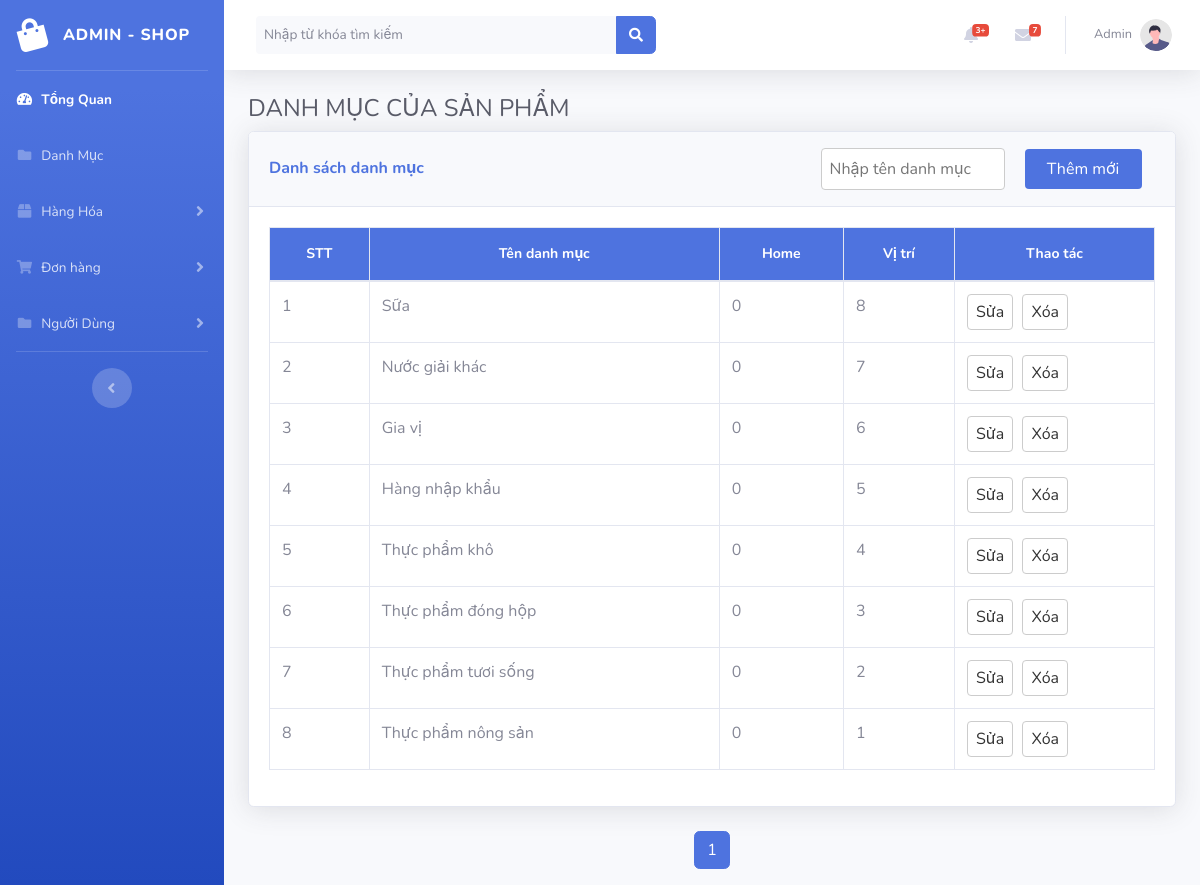
Page /quantri/index.php?act=danhmuc on the committed database.
### tables this page shows
CREATE TABLE `danhmuc` (
  `id` int(4) NOT NULL,
  `tendanhmuc` varchar(50) NOT NULL,
  `home` tinyint(1) DEFAULT 0,
  `stt` tinyint(1) DEFAULT 0
);

### model/pdo.php (called while the page is built, shortened)
<?php
function pdo_get_connection(){
    $dburl = "mysql:host=localhost;dbname=ql_shop_thucpham;charset=utf8";
    $username = 'root';
    $password = '';
    $conn = new PDO($dburl, $username, $password);
    $conn->setAttribute(PDO::ATTR_ERRMODE, PDO::ERRMODE_EXCEPTION);
    return $conn;
}
function pdo_query($sql){
    $sql_args = array_slice(func_get_args(), 1);
    try{
        $conn = pdo_get_connection();
        $stmt = $conn->prepare($sql);
        $stmt->execute($sql_args);
        $rows = $stmt->fetchAll();
        return $rows;
    }
    catch(PDOException $e){
        throw $e;
    }
    finally{
        unset($conn);
    }
}

### model/danhmuc.php (called while the page is built, shortened)
<?php
require_once 'pdo.php';
function get_danhmuc_all_admin($page){
    $soluongdm = 10;
    $batdau = ($page - 1) * $soluongdm;
    $sql = "SELECT * FROM danhmuc";
    $total_category = count(pdo_query("SELECT id FROM danhmuc"));
    $total_pages = ceil($total_category / $soluongdm);
    $sql .= " ORDER BY id DESC";
    $sql .= " LIMIT " .$batdau."," .$soluongdm;
    return array(
        'total_pages' => $total_pages,
        'data' => pdo_query($sql)
    );
}

### quantri/view/danhmuc/listdm.php (the view, shortened to what this page needs)
<div class="container-fluid">
    <h1 class="h4 mb-2 text-gray-800">DANH MỤC CỦA SẢN PHẨM</h1>
    <section>
        <div class="card shadow mb-4">
            <div class="card-header py-3 d-flex flex-row align-items-center justify-content-between">
                <h6 class="m-0 font-weight-bold text-primary">Danh sách danh mục</h6>
                <form class="formAdd_dm" action="index.php?act=adddm" method="post">
                    <input class="addTitle" type="text" name="tendm" placeholder="Nhập tên danh mục">
                    <input class="add" type="submit" name="themmoi" value="Thêm mới">
                </form>
            </div>
            <div class="card-body">
                <div class="table-responsive">
                    <table class="table table-bordered" id="dataTable" width="100%" cellspacing="0">
                        <thead>
                            <tr>
                                <th>STT</th>
                                <th>Tên danh mục</th>
                                <th>Home</th>
                                <th>Vị trí</th>
                                <th class="thaotac">Thao tác</th>
                            </tr>
                        </thead>
                        <tbody>
                            <?php
                            if (isset($dsdm) && (count($dsdm) > 0)) {
                                $i = 1;
                                foreach ($dsdm as $dm) {
                                    echo '<tr>
                                            <td>' . $i . '</td>
                                            <td>' . $dm['tendanhmuc'] . '</td>
                                            <td>' . $dm['home'] . '</td>
                                            <td>' . $dm['stt'] . '</td>
                                            <td>
                                                <a style="text-decoration: none;" href="index.php?act=updatedmform&id=' . $dm['id'] . '">Sửa</a>
                                                <a style="text-decoration: none;" href="index.php?act=deldm&id=' . $dm['id'] . '">Xóa</a>
                                            </td>
                                        </tr>';
                                    $i++;
                                }
                            }
                            ?>
                        </tbody>
                    </table>
                </div>
            </div>
        </div>
        <div class="row">
            <div class="col-sm-12 col-md-12 d-flex justify-content-center">
                <div class="dataTables_paginate paging_simple_numbers" id="dataTable_paginate">
                    <ul class="pagination">
                        <?php
                            $show_pages = 5;
                            $start_page = max(1, $page - $show_pages);
                            $end_page = min($total_pages, $page + $show_pages);
                            for ($i = $start_page; $i <= $end_page; $i++) {
                                if ($i == $page) {
                                    echo '<li class="paginate_button page-item active"><span class="page-link">'.$i.'</span></li>';
                                } else {
                                    echo '<li class="paginate_button page-item"><a href="index.php?act=danhmuc&page='.$i.'" aria-controls="dataTable" data-dt-idx="1" tabindex="0" class="page-link">'.$i.'</a></li>';
                                }
                            }
                        ?>
                    </ul>
                </div>
            </div>
        </div>
    </section>
</div>

### quantri/css/style.css (style rules this page uses)
.formAdd_dm { max-width: 400px; display: flex; align-items: center; }
.addTitle { width: 55%; margin-right: 20px; }
.add { width: 35%; display: inline-block; }
.thaotac { width: 200px; }
input[type="text"] { padding: 8px; border: 1px solid #ccc; border-radius: 4px; }
input[type="submit"] { padding: 8px 15px; background-color: #4e73df; color: #fff; border: none; border-radius: 4px; cursor: pointer; }
table { width: 100%; border-collapse: collapse; }
th, td { padding: 6px; text-align: left; border-bottom: 1px solid #ddd; border: 0.5px solid #ece7e7; }
th { background-color: #4e73df; color: #fff; font-size: 14px; border: 1px solid #fff; text-align: center; line-height: 2; }
td:last-child { white-space: nowrap; }
td a { display: inline-block; margin-right: 5px; text-decoration: none; color: #333; padding: 5px 8px; border: 1px solid #ccc; border-radius: 4px; }

### rows in the picture
danhmuc: tendanhmuc "Sữa", home "0", stt "8"
danhmuc: tendanhmuc "Nước giải khác", home "0", stt "7"
danhmuc: tendanhmuc "Gia vị", home "0", stt "6"
danhmuc: tendanhmuc "Hàng nhập khẩu", home "0", stt "5"
danhmuc: tendanhmuc "Thực phẩm khô", home "0", stt "4"
danhmuc: tendanhmuc "Thực phẩm đóng hộp", home "0", stt "3"
danhmuc: tendanhmuc "Thực phẩm tươi sống", home "0", stt "2"
danhmuc: tendanhmuc "Thực phẩm nông sản", home "0", stt "1"
